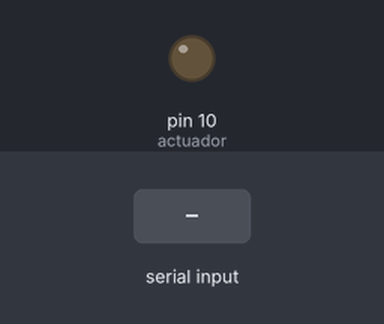
This sketch was run on a simulated Arduino Uno, built with avr-gcc and run on an emulated ATmega328P. On the bench: output pins drawn as LEDs (lit = HIGH). Inputs (shaded band) come from the test bench.

Above: at 1.2 s.
1.3 s: "90,45\n" received over Serial
At 2.6 s:
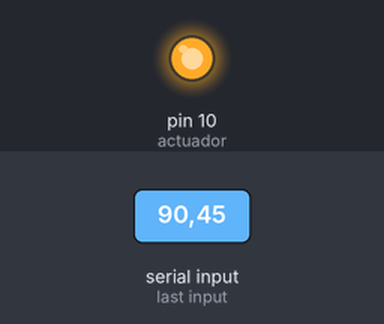
Timing chart, 0 to 4.3 s (numbered marks = the images above; inputs shaded):
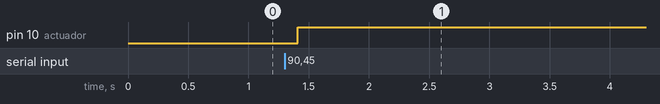

The sketch:

Ejercicio10.ino
```cpp
int actuador = 10;

void setup() {
  Serial.begin(9600);
  Serial.setTimeout(10);
  pinMode(actuador, OUTPUT);
}

int v;
void loop() {
  if (Serial.available() > 0) {
    v = Serial.readString().toInt();
    digitalWrite(actuador, v);
  }
  delay(100);
}
```

Measured:
- after the input at 1.3 s, pin 10 (actuador): LOW → HIGH after 0.11 s
